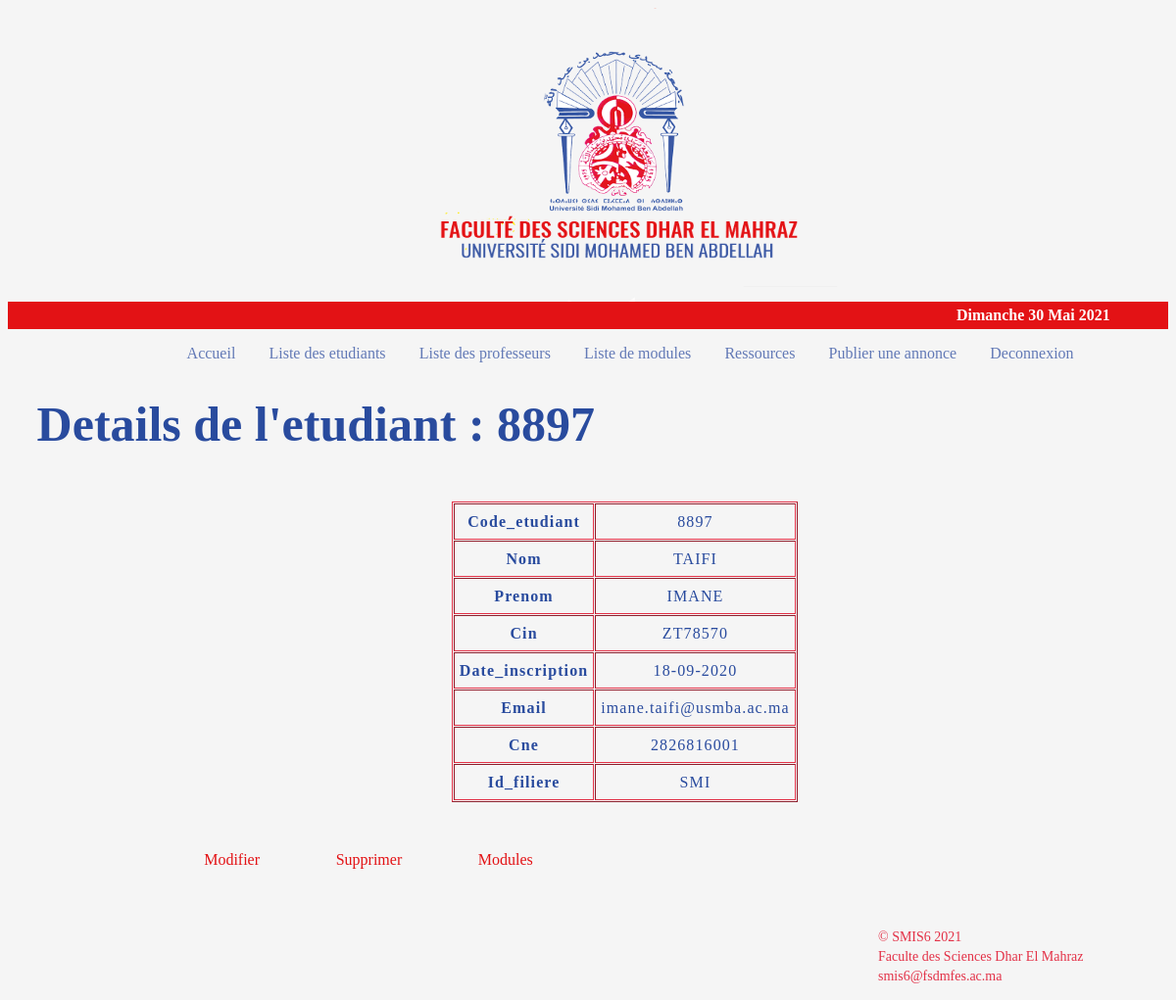
The page /website/html/student_details.php?codeE=8897 (signed in) on the database its author committed.
### tables this page shows
CREATE TABLE `etudiants` (
  `code_etudiant` int(6) NOT NULL,
  `nom` varchar(100) NOT NULL,
  `prenom` varchar(100) NOT NULL,
  `cin` varchar(10) NOT NULL,
  `date_inscription` varchar(10) NOT NULL,
  `email` varchar(100) NOT NULL,
  `cne` varchar(14) NOT NULL,
  `id_filiere` varchar(4) NOT NULL
);

### website/html/templates/data.php (called while the page is built, shortened)
<?php
require('config.php');
$sql = 'SELECT * FROM etudiants;';
$result = mysqli_query($conn,$sql);
$etudiants = [];
while($etudiant = mysqli_fetch_assoc($result)){
	$etudiants[] = $etudiant;
}
function getStudentByCode($code){
	global $etudiants;
	foreach ($etudiants as $etudiant) {
			if ($code == $etudiant['code_etudiant']) {
				return $etudiant;
			}
		}
}
?>

### website/html/student_details.php (the view, shortened to what this page needs)
<?php
if (isset($_SESSION['user_id']) && isset($_SESSION['user_email'])) {
if (isset($_GET['codeE'])) {
	$code = $_GET['codeE'];
}
require('templates/data.php');
$etudiant = getStudentByCode($code);
?>
<!DOCTYPE html>
<html>
<head>
	<link rel="stylesheet" type="text/css" href="../css/style.css">
</head>
<body>
<header id="mainHeader">
	<?php
		include("templates/header.php");
	 ?>
<?php
	include('templates/nav.php');
?>
	<div id="main">
		<h1>Details de l'etudiant : <?=$code?> </h1>
	</div>
	<div style=" margin-left: 35%">
	    <table border="table" cellspacing="1px" cellpadding="5px">
	    	<?php foreach ($etudiant as $key => $value) {
	    		$Key = ucfirst($key);
	    		echo "
	    			<tr>
		    			<td class = 'keys'> <strong> $Key </strong></td>
		    			<td> $value </td>
	    			</tr>
	    			 ";
	    	}
	    	?>
	    </table>
	</div>
	    <div>
		    <ul>
		    	<li><a  style="color: #E31215; padding-left:14%"
		    			href="modify_student.php?codeE=<?=$code?>">Modifier</a></li>
		    	<li><a  style="color: #E31215;padding-left:4%"
		    			href="delete_student.php?codeE=<?=$code?>">Supprimer</a></li>
				<li><a  style="color: #E31215;padding-left:4%"
		    			href="studentUnits.php?codeE=<?=$code?>">Modules</a></li>
		    </ul>
	    </div>
</header>
<?php
	include('templates/footer.php');
 ?>
<?php
}else {
 header("Location: index.php");
}
?>
</body>
</html>

### website/css/style.css (style rules this page uses)
body { background-color: whitesmoke; }
h1 { color: #294B9E; text-shadow: currentColor; font-size: 50px; padding-left: 2.5%; }
li a { text-decoration: none; color: #6279B6; padding: 5px; }
li { display: inline; padding-right:2% }
table { margin-top: 50px; margin-bottom: 50px; margin-left:5%; margin-right:5%; text-align: center; letter-spacing: 1.1px; word-spacing: 1.6px; line-height: 25px; width: 30%; padding: 0; border-color:#E33147; }
td { color: #294B9E; }

### rows shown on the page
etudiants: code_etudiant "8897", nom "TAIFI", prenom "IMANE", cin "ZT78570", date_inscription "18-09-2020", email "imane.taifi@usmba.ac.ma", cne "2826816001", id_filiere "SMI"

### other values the page prints
$ln["jour"][$jour_de_la_semaine] "Dimanche"
$jour_du_mois "30"
$ln["mois"][$mois] "Mai"
$annee "2021"
$code "8897"
$Key "Code_etudiant"
$Key "Nom"
$Key "Prenom"
$Key "Cin"
$Key "Date_inscription"
$Key "Email"
$Key "Cne"
$Key "Id_filiere"
